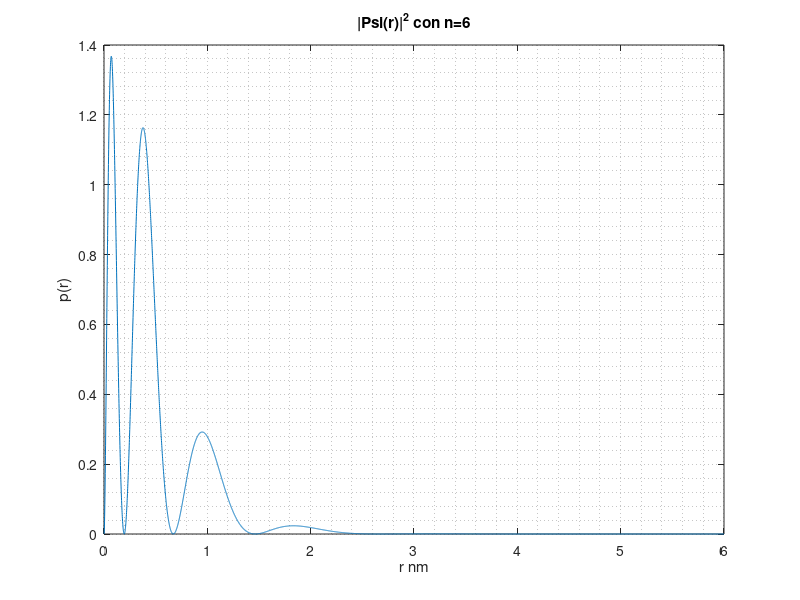

This figure's MATLAB source:
% Grafica Psi al cuadrado de r con n=2

a0 = 0.0529; %Constante Radio de Borh en nm

%Funcion de densidad de proba.

r=[0:0.001:6]; 

R =  (((((1/a0).^(1.5)/(2160*sqrt(6))).^2).*(((720) - (300 * (r)/a0)) + ((100/3) 
.*(r.^2)/(a0.^2)) - ((25/18).*((r).^(3)) / (a0.^3))  + ((5/216).*((r).^4) 
/ (a0.^4)) - ((r).^(5) /((a0.^5).*(7776)))).^2).*((exp(-(r)/(6*a0))).^2)).*(r.^2) .*(4*pi);






figure;
plot(r, R)
grid minor on
title('|Psi(r)|^2 con n=6')

xlabel('r nm');
ylabel('p(r)');